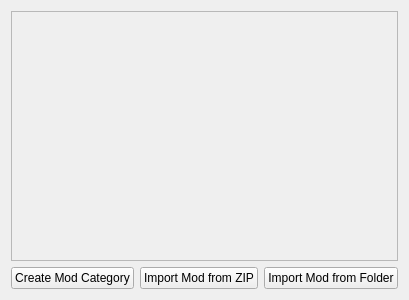
<?xml version="1.0" encoding="UTF-8"?>
<ui version="4.0">
 <class>ConfigurePerGameAddons</class>
 <widget class="QWidget" name="ConfigurePerGameAddons">
  <property name="geometry">
   <rect>
    <x>0</x>
    <y>0</y>
    <width>400</width>
    <height>300</height>
   </rect>
  </property>
  <property name="windowTitle">
   <string>Form</string>
  </property>
  <property name="accessibleDescription">
   <string>Add-Ons</string>
  </property>
  <layout class="QGridLayout" name="gridLayout">
   <item row="1" column="0">
    <widget class="QPushButton" name="create_category">
     <property name="text">
      <string>Create Mod Category</string>
     </property>
    </widget>
   </item>
   <item row="1" column="1">
    <widget class="QPushButton" name="zip">
     <property name="text">
      <string>Import Mod from ZIP</string>
     </property>
    </widget>
   </item>
   <item row="1" column="2">
    <widget class="QPushButton" name="folder">
     <property name="text">
      <string>Import Mod from Folder</string>
     </property>
    </widget>
   </item>
   <item row="0" column="0" colspan="3">
    <widget class="QScrollArea" name="scrollArea">
     <property name="widgetResizable">
      <bool>true</bool>
     </property>
     <widget class="QWidget" name="scrollAreaWidgetContents">
      <property name="geometry">
       <rect>
        <x>0</x>
        <y>0</y>
        <width>380</width>
        <height>249</height>
       </rect>
      </property>
     </widget>
    </widget>
   </item>
  </layout>
 </widget>
 <resources/>
 <connections/>
</ui>
